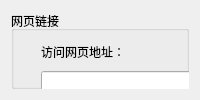
        <widget class="QWidget" name="page_10">
         <layout class="QHBoxLayout" name="horizontalLayout_11">
          <item>
           <widget class="QGroupBox" name="groupBox_15">
            <property name="title">
             <string>网页链接</string>
            </property>
            <widget class="QLabel" name="label_41">
             <property name="geometry">
              <rect>
               <x>30</x>
               <y>28</y>
               <width>108</width>
               <height>25</height>
              </rect>
             </property>
             <property name="text">
              <string>访问网页地址：</string>
             </property>
            </widget>
            <widget class="QLineEdit" name="ledt_weblink">
             <property name="geometry">
              <rect>
               <x>30</x>
               <y>60</y>
               <width>321</width>
               <height>20</height>
              </rect>
             </property>
            </widget>
            <widget class="QPushButton" name="btn_webtest">
             <property name="geometry">
              <rect>
               <x>30</x>
               <y>90</y>
               <width>78</width>
               <height>25</height>
              </rect>
             </property>
             <property name="text">
              <string>测试</string>
             </property>
            </widget>
            <widget class="QLabel" name="label_42">
             <property name="geometry">
              <rect>
               <x>30</x>
               <y>130</y>
               <width>311</width>
               <height>25</height>
              </rect>
             </property>
             <property name="text">
              <string>*当发生异常情况时会访问指定网页地址（不会打开网页）</string>
             </property>
            </widget>
           </widget>
          </item>
         </layout>
        </widget>
